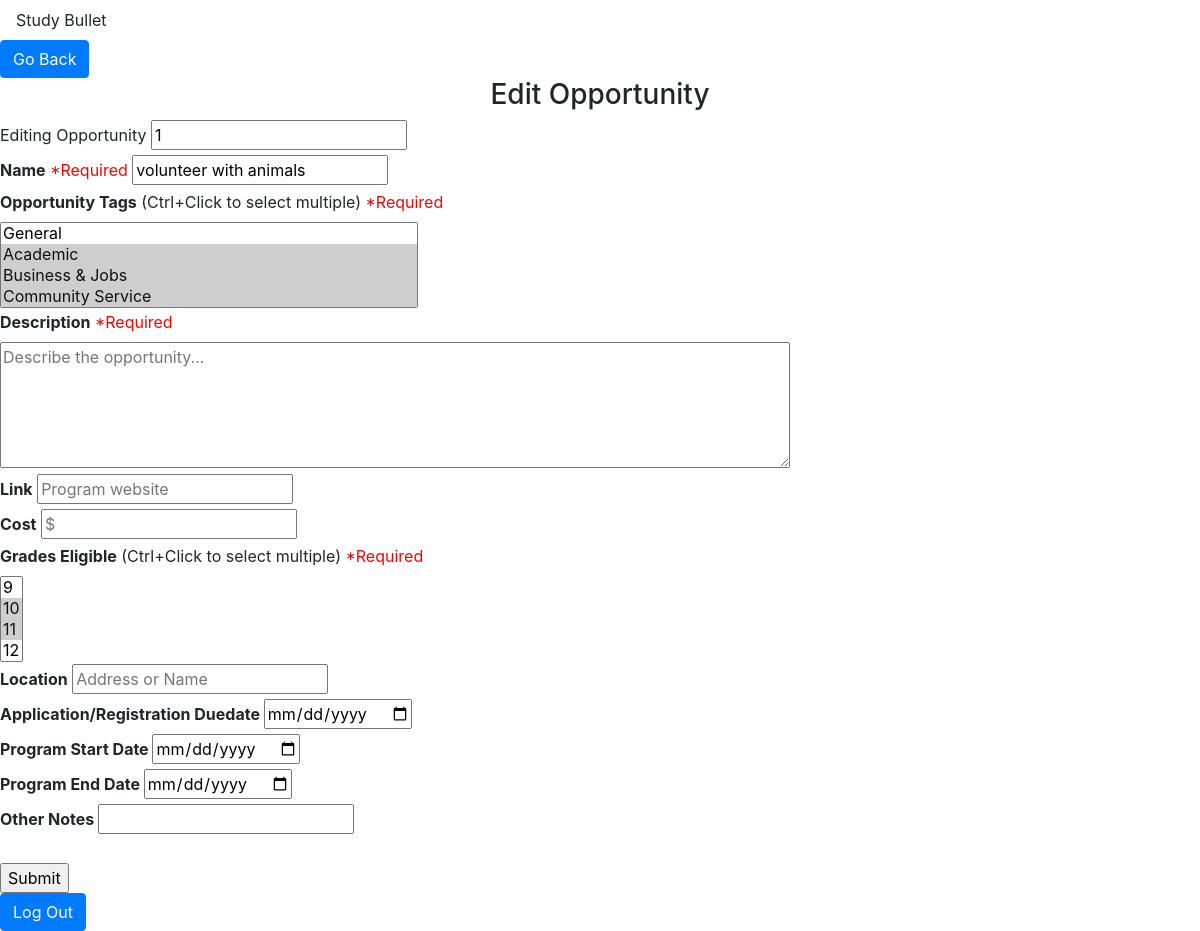
Before: /editOpp/1 (signed in) with the older database file.
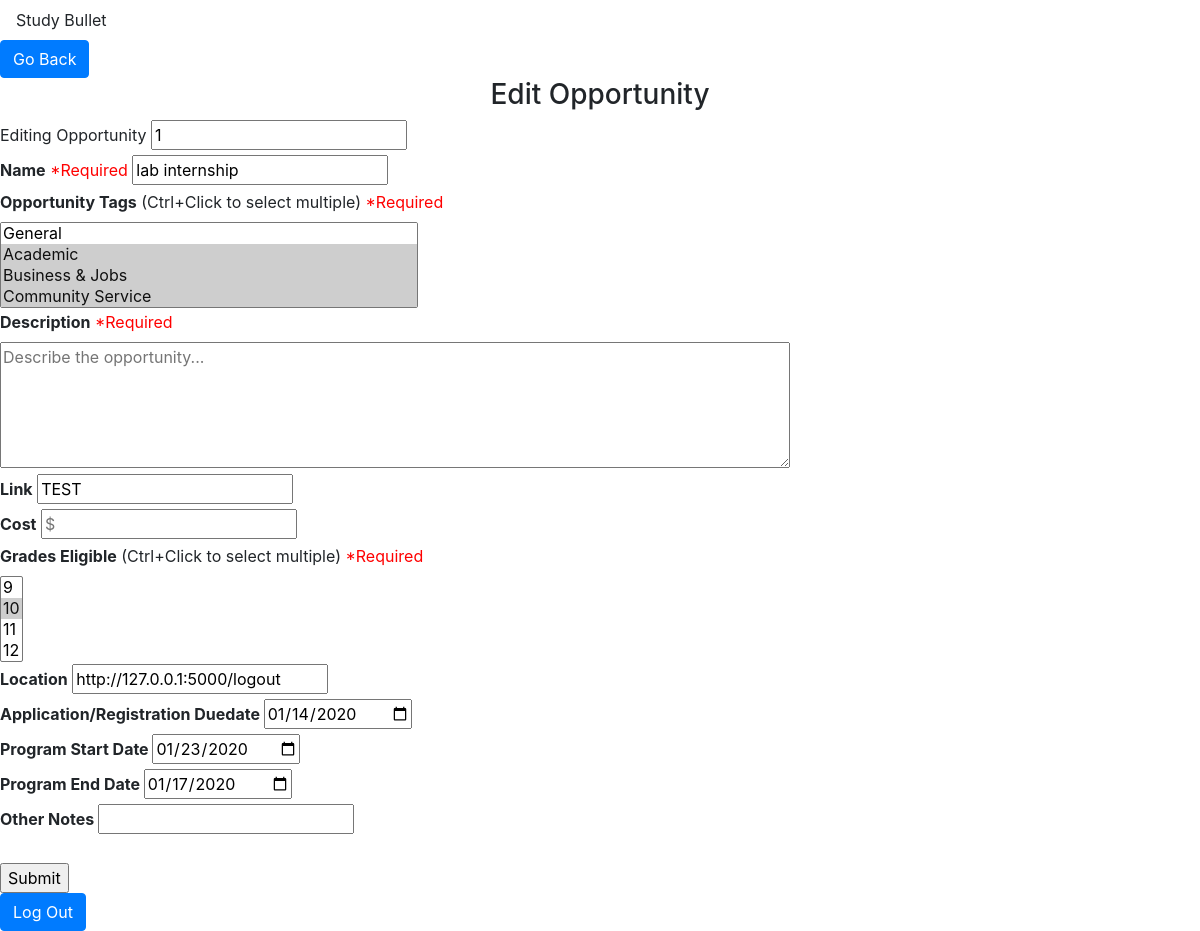
After: the same page with the newer database file.
### tables this page shows
CREATE TABLE opportunities (
                opid INTEGER PRIMARY KEY,
                name TEXT,
                events BOOLEAN,
                academic BOOLEAN,
                business BOOLEAN,
                community_service BOOLEAN,
                leadership BOOLEAN,
                museums BOOLEAN,
                nature BOOLEAN,
                stem BOOLEAN,
                humanities BOOLEAN,
                scholarships BOOLEAN,
                description TEXT,
                link TEXT,
                cost INTEGER,
                gr9 BOOLEAN,
                gr10 BOOLEAN,
                gr11 BOOLEAN,
                gr12 BOOLEAN,
                location TEXT,
                duedate TEXT,
                posted TEXT,
                start_date TEXT,
                end_date TEXT,
                notes TEXT
                );

### app.py (the view)
@app.route("/editOpp/<id>")
def editOpp(id):
    cur = dbfunctions.getOp(c, id)
    return render_template("edit_op.html", op=cur, opid=id)

### dbfunctions.py (called while the page is built)
def getOp(c, id):
    c.execute("SELECT * FROM opportunities WHERE opid = ?;", (id, ))
    return c.fetchone()

### templates/edit_op.html (shortened to what this page needs)
{% extends "loggedin_base.html" %}
{% block body %}
<a href="/allOps" class="btn btn-primary" role="button">Go Back</a>
<center><h3>Edit Opportunity</h3></center>
<form action="/addOpAuth" method="POST">
  <label for="opid">Editing Opportunity</label>
  <input type="number" name="opid" value={{opid}} readonly></input>
  <br>
  <label for="name"><strong>Name</strong><span style="color:red"> *Required</span></label>
  <input type="text" name="name" value="{{op[1]}}" placeholder="Program Name or Position" required>
  <br>
  <label for="ints"><strong>Opportunity Tags</strong> (Ctrl+Click to select multiple)<span style="color:red"> *Required</span></label>
  <br>
  <select name="ints" multiple required>
    <option value="events" {% if op[2] %} selected {% endif %}>General</option>
    <option value="academic" {% if op[3] %} selected {% endif %}>Academic</option>
    <option value="business" {% if op[4] %} selected {% endif %}>Business & Jobs</option>
    <option value="community_service" {% if op[5] %} selected {% endif %}>Community Service</option>
    <option value="leadership" {% if op[6] %} selected {% endif %}>Leadership, Government, Law, Advocacy, International</option>
  </select>
  <br>
  <label for="des"><strong>Description</strong><span style="color:red"> *Required</span></label>
  <br>
  <textarea type="text" name="des" placeholder="Describe the opportunity..." rows="5" cols="75" value="{{op[12]}}"></textarea>
  <br>
  <label for="link"><strong>Link</strong></label>
  <input type="text" name="link" {% if op[13] %}value="{{op[13]}}" {% endif %} placeholder="Program website">
  <br>
  <label for="cost"><strong>Cost</strong></label>
  <input type="number" name="cost" {% if op[14] %}value="{{op[14]}}" {% endif %} placeholder="$">
  <br>
  <label for="grades"><strong>Grades Eligible</strong> (Ctrl+Click to select multiple)<span style="color:red"> *Required</span></label>
  <br>
  <select name="grades" multiple required>Grades Eligible
    <option value="9" {% if op[15] %} selected {% endif %}>9</option>
    <option value="10" {% if op[16] %} selected {% endif %}>10</option>
    <option value="11" {% if op[17] %} selected {% endif %}>11</option>
    <option value="12" {% if op[18] %} selected {% endif %}>12</option>
  </select>
  <br>
  <label for="location"><strong>Location</strong></label>
  <input name="location" {% if op[19] %}value="{{op[19]}}" {% endif %} placeholder="Address or Name">
  <br>
  <label for="duedate"><strong>Application/Registration Duedate</label>
  <input name="duedate" type="date" value="{{op[20]}}" required>
  <br>
  <label for="start_date">Program Start Date</label>
  <input name="start_date" type="date" value="{{op[22]}}" required>
  <br>
  <label for="end_date">Program End Date</label>
  <input name="end_date" type="date" value="{{op[23]}}" required>
  <br>
  <label for="notes">Other Notes</label>
  <input name="notes" {% if op[24] %}value="{{op[24]}}" {% endif %} type="test">
  <br>
  <br>
  <input type="submit" name="edit-op-button" value="Submit">
</form>
{% endblock %}

Changed rows visible on the page:
changed opportunities "General / Academic ☑ / Business & Jobs ☑ / Community Service ☑": name "volunteer with animals" → "lab internship"; link (not shown) → "TEST"; grades "9 / 10 ☑ / 11 ☑ / 12" → "9 / 10 ☑ / 11 / 12"; gr11 True → False (drawn); location (not shown) → "http://127.0.0.1:5000/logout"; duedate (not shown) → "01/14/2020"; start_date (not shown) → "01/23/2020"; end_date (not shown) → "01/17/2020"
